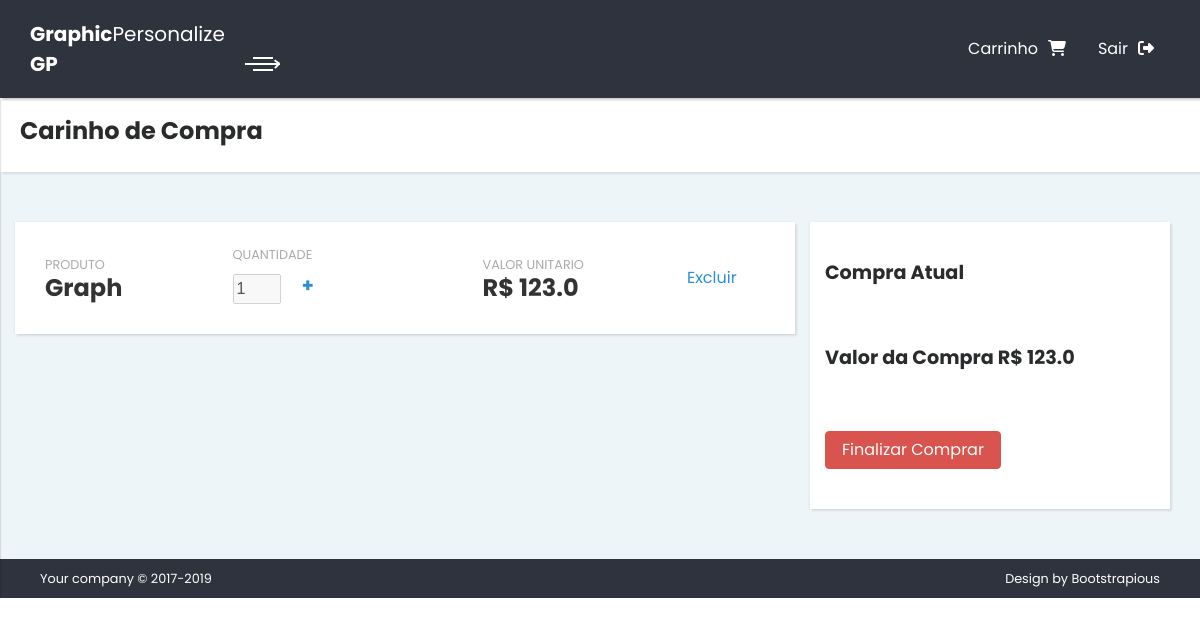
Page /carinho-compras/ (signed in) on the committed database.
### store/models.py (models this page shows)
class Cart(models.Model):
    amounts = models.IntegerField('Quantidade')
    value = models.FloatField('Valor', default=0)
    product = models.ForeignKey(Product, verbose_name="Produto")
    order = models.ForeignKey(Order, verbose_name="Ordem")
    class Meta:
        verbose_name = 'Carrinho'
        verbose_name_plural = 'Carrinhos'
        ordering = ['order']

class Order(models.Model):
    SHOPPING = 0
    FINISHED = 1
    FACTORY = 2
    DELIVERED = 3
    STATUS= (
        (SHOPPING, 'comprando'),
        (FINISHED, 'finalizada'),
        (FACTORY, 'fabricar'),
        (DELIVERED, 'entregue'),
    )
    name = models.CharField('Cliente', max_length= 150, null=True)
    valueTotal = models.FloatField('Valor Total', null=True, default=0)
    status = models.IntegerField('Status', choices=STATUS, default=SHOPPING)
    dateStart = models.DateTimeField('Data Compra', auto_now=True)
    dateEnd = models.DateTimeField('Data Entrega', null=True)
    user = models.ForeignKey(User, verbose_name="Usuario")
    class Meta:
        verbose_name = 'Ordem'
        verbose_name_plural = 'Ordens'
        ordering = ['dateStart']

### products/models.py (models this page shows)
class Product(models.Model):
    name = models.CharField('Nome', max_length=150)
    size = models.CharField('Tamanho', max_length=30)
    description = models.TextField('Descrição', blank=True)
    acquiredValue = models.IntegerField('Valor de Frabricacao', blank=True ,default=0)
    amount = models.IntegerField('Quantidade')
    saleValue = models.IntegerField('Valor de Venda')
    category = models.ForeignKey(Category, verbose_name="Categoria")
    def __str__(self):
        return self.name
    class Meta:
        verbose_name = 'Produto'
        verbose_name_plural = 'Produtos'
        ordering = ['name']

### store/viewsdashboard.py (the view)
class ListCartItemView(ListView):
    model = Cart
    context_object_name = 'itens_cart'
    template_name = 'cart.html'
    paginate_by = 12
    def get_context_data(self, **kwargs):
        context = super(ListCartItemView, self).get_context_data(**kwargs)
        us = self.request.user
        context['ord'] = Order.objects.get(user=us.pk , status=0)
        return context
    def get_queryset(self):
        us = self.request.user
        ordem = Order.objects.filter(user=us.pk , status=0)
        if not ordem:
            Order.objects.create(user=us)
        else:
            ordem = Order.objects.get(user=us.pk , status=0)
        queryset = Cart.objects.filter(order=ordem.pk)
        return queryset

### accounts/models.py (called while the page is built)
    def __str__(self):
        return self.name

### store/templates/cart.html (shortened to what this page needs)
{% extends "base_dashboard.html" %}
{% block content %}
<div class="page-header">
  <div class="row">
    <div class="col-lg-4">
      <h1>Carinho de Compra</h1>
    </div>
  </div>
</div>
<section class="dashboard-header">
  <div class="container-fluid">
    <div class="row">
      <div class="statistics col-lg-8 col-12">
        {% for c in itens_cart %}
        <div class="row statistic d-flex align-items-center bg-white has-shadow">
            <div class="col-lg-3 ">
                <div class="text"><small>Produto</small><br><strong>{{c.product}}</strong></div>
            </div>
            <div class="col-lg-4">
                <div class="text"><small>Quantidade</small><br>
                  <input type="text" value="{{c.amounts}}" size="2" disabled>
                  <a href="{% url 'store:somar_item' c.pk %}" class="btn"><h3>+</h3></a>
                </div>
            </div>
            <div class="col-lg-3">
                <div class="text"><small>Valor Unitario</small><br><strong>R$ {{c.value}}</strong></div>
            </div>
            <div class="col-lg-2">
                <a href="{% url 'store:delete_item' c.pk %}" class="btn">Excluir</a>
            </div>
          </div>
        {% endfor %}
      </div>
      <div class="statistics col-lg-4 col-12">
        <div class="statistic d-flex align-items-center bg-white has-shadow">
          <div class="row">
            <div class="statistic col-lg-12 align-items-center">
              <div class="text "><h3>Compra Atual</h3></div>
            </div>
            <div class="statistic col-lg-12">
              <div class="text"><h3>Valor da Compra R$ {{ord.valueTotal}}</h3></div>
            </div>
            <div class="statistic col-lg-12">
              <a href="{% url 'store:finalizar' ord.pk %}" class="btn btn-danger">Finalizar Comprar</a>
            </div>
          </div>
        </div>
      </div>
    </div>
  </div>
</section>
{% endblock  %}

### core/static/css/style.blue.css (style rules this page uses)
body { overflow-x: hidden; }
a, i, span { display: inline-block; text-decoration: none; transition: all 0.3s; }
section { padding: 50px 0; }
.container-fluid { padding: 0 30px; }
.page-header { background: #fff; padding: 20px; box-shadow: 2px 2px 2px rgba(0, 0, 0, 0.1); position: relative; z-index: 99; }
button, input { outline: none !important; }
.bg-white { background: #fff !important; }
.has-shadow { box-shadow: 2px 2px 2px rgba(0, 0, 0, 0.1), -1px 0 2px rgba(0, 0, 0, 0.05); }
.statistic { padding: 20px 15px; margin-bottom: 15px; }
.statistic:last-of-type { margin-bottom: 0; }
.statistic strong { font-size: 1.5em; color: #333; font-weight: 700; line-height: 1; }
.statistic small { color: #aaa; text-transform: uppercase; }
.btn { font-weight: normal; line-height: 1.25; border: 1px solid transparent; padding: 0.5rem 1rem; font-size: 1rem; border-radius: 0.25rem; transition: all 0.2s ease-in-out; }
.btn-danger { color: #fff; background-color: #d9534f; border-color: #d9534f; }
body { font-family: "Poppins", sans-serif; font-size: 1rem; font-weight: normal; line-height: 1.5; color: #292b2c; background-color: #fff; }
a { color: #2b90d9; text-decoration: none; }
h1, h2, h3, h4, h5, h6, .h1, .h2, .h3, .h4, .h5, .h6 { margin-bottom: 0.5rem; font-family: "Poppins", sans-serif; font-weight: 700; line-height: 1.1; color: inherit; }
h1, .h1 { font-size: 1.5rem; }
h3, .h3 { font-size: 1.2rem; }

### rows in the picture
Cart: product "Graph", amounts "1", value "123.0"
Order: valueTotal "123.0"
